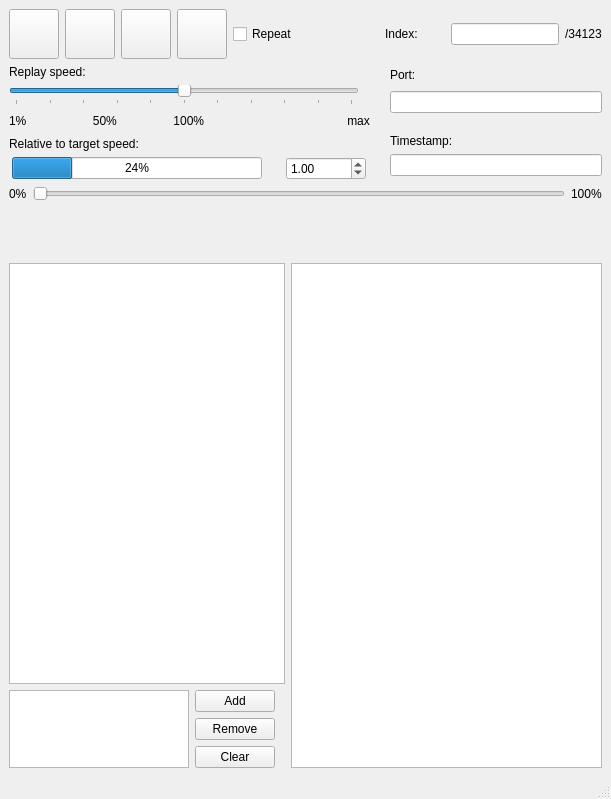
<?xml version="1.0" encoding="UTF-8"?>
<ui version="4.0">
 <class>MainWindow</class>
 <widget class="QMainWindow" name="MainWindow">
  <property name="geometry">
   <rect>
    <x>0</x>
    <y>0</y>
    <width>611</width>
    <height>799</height>
   </rect>
  </property>
  <property name="windowTitle">
   <string>MainWindow</string>
  </property>
  <widget class="QWidget" name="centralwidget">
   <layout class="QGridLayout" name="gridLayout">
    <item row="0" column="0">
     <layout class="QVBoxLayout" name="verticalLayout">
      <property name="sizeConstraint">
       <enum>QLayout::SetFixedSize</enum>
      </property>
      <item>
       <layout class="QHBoxLayout" name="horizontalLayout_5">
        <item>
         <widget class="QPushButton" name="pushButton">
          <property name="sizePolicy">
           <sizepolicy hsizetype="Fixed" vsizetype="Fixed">
            <horstretch>0</horstretch>
            <verstretch>0</verstretch>
           </sizepolicy>
          </property>
          <property name="minimumSize">
           <size>
            <width>50</width>
            <height>50</height>
           </size>
          </property>
          <property name="maximumSize">
           <size>
            <width>50</width>
            <height>50</height>
           </size>
          </property>
          <property name="text">
           <string/>
          </property>
          <property name="icon">
           <iconset resource="ressources.qrc">
            <normaloff>:/icons/icons/Icons-master/picol_latest_prerelease_svg/controls_rewind.svg</normaloff>:/icons/icons/Icons-master/picol_latest_prerelease_svg/controls_rewind.svg</iconset>
          </property>
          <property name="iconSize">
           <size>
            <width>35</width>
            <height>35</height>
           </size>
          </property>
         </widget>
        </item>
        <item>
         <widget class="QPushButton" name="playButton">
          <property name="sizePolicy">
           <sizepolicy hsizetype="Fixed" vsizetype="Fixed">
            <horstretch>0</horstretch>
            <verstretch>0</verstretch>
           </sizepolicy>
          </property>
          <property name="minimumSize">
           <size>
            <width>50</width>
            <height>50</height>
           </size>
          </property>
          <property name="maximumSize">
           <size>
            <width>50</width>
            <height>50</height>
           </size>
          </property>
          <property name="text">
           <string/>
          </property>
          <property name="icon">
           <iconset resource="ressources.qrc">
            <normaloff>:/icons/icons/Icons-master/picol_latest_prerelease_svg/controls_play.svg</normaloff>
            <normalon>:/icons/icons/Icons-master/picol_latest_prerelease_svg/controls_pause.svg</normalon>:/icons/icons/Icons-master/picol_latest_prerelease_svg/controls_play.svg</iconset>
          </property>
          <property name="iconSize">
           <size>
            <width>35</width>
            <height>35</height>
           </size>
          </property>
          <property name="checkable">
           <bool>true</bool>
          </property>
         </widget>
        </item>
        <item>
         <widget class="QPushButton" name="pushButton_2">
          <property name="sizePolicy">
           <sizepolicy hsizetype="Fixed" vsizetype="Fixed">
            <horstretch>0</horstretch>
            <verstretch>0</verstretch>
           </sizepolicy>
          </property>
          <property name="minimumSize">
           <size>
            <width>50</width>
            <height>50</height>
           </size>
          </property>
          <property name="maximumSize">
           <size>
            <width>50</width>
            <height>50</height>
           </size>
          </property>
          <property name="text">
           <string/>
          </property>
          <property name="icon">
           <iconset resource="ressources.qrc">
            <normaloff>:/icons/icons/Icons-master/picol_latest_prerelease_svg/controls_fast_forward.svg</normaloff>:/icons/icons/Icons-master/picol_latest_prerelease_svg/controls_fast_forward.svg</iconset>
          </property>
          <property name="iconSize">
           <size>
            <width>35</width>
            <height>35</height>
           </size>
          </property>
         </widget>
        </item>
        <item>
         <widget class="QPushButton" name="stopButton">
          <property name="sizePolicy">
           <sizepolicy hsizetype="Fixed" vsizetype="Fixed">
            <horstretch>0</horstretch>
            <verstretch>0</verstretch>
           </sizepolicy>
          </property>
          <property name="minimumSize">
           <size>
            <width>50</width>
            <height>50</height>
           </size>
          </property>
          <property name="maximumSize">
           <size>
            <width>50</width>
            <height>50</height>
           </size>
          </property>
          <property name="text">
           <string/>
          </property>
          <property name="icon">
           <iconset resource="ressources.qrc">
            <normaloff>:/icons/icons/Icons-master/picol_latest_prerelease_svg/controls_stop.svg</normaloff>:/icons/icons/Icons-master/picol_latest_prerelease_svg/controls_stop.svg</iconset>
          </property>
          <property name="iconSize">
           <size>
            <width>35</width>
            <height>35</height>
           </size>
          </property>
         </widget>
        </item>
        <item>
         <widget class="QCheckBox" name="checkBox">
          <property name="sizePolicy">
           <sizepolicy hsizetype="Fixed" vsizetype="Fixed">
            <horstretch>0</horstretch>
            <verstretch>0</verstretch>
           </sizepolicy>
          </property>
          <property name="minimumSize">
           <size>
            <width>100</width>
            <height>50</height>
           </size>
          </property>
          <property name="maximumSize">
           <size>
            <width>100</width>
            <height>50</height>
           </size>
          </property>
          <property name="text">
           <string>Repeat</string>
          </property>
          <property name="icon">
           <iconset resource="ressources.qrc">
            <normaloff>:/icons/icons/Icons-master/picol_latest_prerelease_svg/refresh.svg</normaloff>:/icons/icons/Icons-master/picol_latest_prerelease_svg/refresh.svg</iconset>
          </property>
         </widget>
        </item>
        <item>
         <spacer name="horizontalSpacer">
          <property name="orientation">
           <enum>Qt::Horizontal</enum>
          </property>
          <property name="sizeHint" stdset="0">
           <size>
            <width>40</width>
            <height>20</height>
           </size>
          </property>
         </spacer>
        </item>
        <item>
         <widget class="QLabel" name="label">
          <property name="minimumSize">
           <size>
            <width>60</width>
            <height>0</height>
           </size>
          </property>
          <property name="maximumSize">
           <size>
            <width>60</width>
            <height>16777215</height>
           </size>
          </property>
          <property name="text">
           <string>Index:</string>
          </property>
         </widget>
        </item>
        <item>
         <widget class="QLineEdit" name="curSampleNum">
          <property name="sizePolicy">
           <sizepolicy hsizetype="Fixed" vsizetype="Fixed">
            <horstretch>0</horstretch>
            <verstretch>0</verstretch>
           </sizepolicy>
          </property>
         </widget>
        </item>
        <item>
         <widget class="QLabel" name="label_sample_count">
          <property name="text">
           <string>/34123</string>
          </property>
         </widget>
        </item>
       </layout>
      </item>
      <item>
       <layout class="QHBoxLayout" name="horizontalLayout_3">
        <item>
         <layout class="QVBoxLayout" name="verticalLayout_4">
          <property name="sizeConstraint">
           <enum>QLayout::SetDefaultConstraint</enum>
          </property>
          <item>
           <widget class="QLabel" name="label_3">
            <property name="sizePolicy">
             <sizepolicy hsizetype="Fixed" vsizetype="Fixed">
              <horstretch>0</horstretch>
              <verstretch>0</verstretch>
             </sizepolicy>
            </property>
            <property name="maximumSize">
             <size>
              <width>16777215</width>
              <height>20</height>
             </size>
            </property>
            <property name="text">
             <string>Replay speed:</string>
            </property>
           </widget>
          </item>
          <item>
           <widget class="QSlider" name="speedSlider">
            <property name="sizePolicy">
             <sizepolicy hsizetype="Fixed" vsizetype="Fixed">
              <horstretch>0</horstretch>
              <verstretch>0</verstretch>
             </sizepolicy>
            </property>
            <property name="minimumSize">
             <size>
              <width>250</width>
              <height>0</height>
             </size>
            </property>
            <property name="maximumSize">
             <size>
              <width>350</width>
              <height>16777215</height>
             </size>
            </property>
            <property name="maximum">
             <number>100</number>
            </property>
            <property name="singleStep">
             <number>1</number>
            </property>
            <property name="pageStep">
             <number>1</number>
            </property>
            <property name="value">
             <number>50</number>
            </property>
            <property name="sliderPosition">
             <number>50</number>
            </property>
            <property name="tracking">
             <bool>true</bool>
            </property>
            <property name="orientation">
             <enum>Qt::Horizontal</enum>
            </property>
            <property name="tickPosition">
             <enum>QSlider::TicksBelow</enum>
            </property>
            <property name="tickInterval">
             <number>10</number>
            </property>
           </widget>
          </item>
          <item>
           <widget class="QLabel" name="label_6">
            <property name="sizePolicy">
             <sizepolicy hsizetype="Fixed" vsizetype="Fixed">
              <horstretch>0</horstretch>
              <verstretch>0</verstretch>
             </sizepolicy>
            </property>
            <property name="minimumSize">
             <size>
              <width>0</width>
              <height>20</height>
             </size>
            </property>
            <property name="maximumSize">
             <size>
              <width>16777215</width>
              <height>20</height>
             </size>
            </property>
            <property name="text">
             <string>1%                    50%                 100%                                           max</string>
            </property>
           </widget>
          </item>
          <item>
           <widget class="QLabel" name="label_7">
            <property name="sizePolicy">
             <sizepolicy hsizetype="Fixed" vsizetype="Fixed">
              <horstretch>0</horstretch>
              <verstretch>0</verstretch>
             </sizepolicy>
            </property>
            <property name="maximumSize">
             <size>
              <width>16777215</width>
              <height>20</height>
             </size>
            </property>
            <property name="text">
             <string>Relative to target speed:</string>
            </property>
           </widget>
          </item>
          <item>
           <layout class="QHBoxLayout" name="horizontalLayout">
            <property name="spacing">
             <number>6</number>
            </property>
            <property name="topMargin">
             <number>0</number>
            </property>
            <item>
             <widget class="QProgressBar" name="speedBar">
              <property name="sizePolicy">
               <sizepolicy hsizetype="Fixed" vsizetype="Fixed">
                <horstretch>0</horstretch>
                <verstretch>0</verstretch>
               </sizepolicy>
              </property>
              <property name="minimumSize">
               <size>
                <width>250</width>
                <height>0</height>
               </size>
              </property>
              <property name="maximumSize">
               <size>
                <width>250</width>
                <height>16777215</height>
               </size>
              </property>
              <property name="value">
               <number>24</number>
              </property>
              <property name="alignment">
               <set>Qt::AlignLeading|Qt::AlignLeft|Qt::AlignVCenter</set>
              </property>
             </widget>
            </item>
            <item>
             <spacer name="horizontalSpacer_4">
              <property name="orientation">
               <enum>Qt::Horizontal</enum>
              </property>
              <property name="sizeType">
               <enum>QSizePolicy::Fixed</enum>
              </property>
              <property name="sizeHint" stdset="0">
               <size>
                <width>15</width>
                <height>20</height>
               </size>
              </property>
             </spacer>
            </item>
            <item>
             <widget class="QDoubleSpinBox" name="speedBox">
              <property name="sizePolicy">
               <sizepolicy hsizetype="Fixed" vsizetype="Fixed">
                <horstretch>0</horstretch>
                <verstretch>0</verstretch>
               </sizepolicy>
              </property>
              <property name="minimumSize">
               <size>
                <width>80</width>
                <height>0</height>
               </size>
              </property>
              <property name="maximumSize">
               <size>
                <width>80</width>
                <height>16777215</height>
               </size>
              </property>
              <property name="alignment">
               <set>Qt::AlignLeading|Qt::AlignLeft|Qt::AlignVCenter</set>
              </property>
              <property name="minimum">
               <double>0.010000000000000</double>
              </property>
              <property name="maximum">
               <double>10000.000000000000000</double>
              </property>
              <property name="singleStep">
               <double>0.010000000000000</double>
              </property>
              <property name="value">
               <double>1.000000000000000</double>
              </property>
             </widget>
            </item>
           </layout>
          </item>
         </layout>
        </item>
        <item>
         <spacer name="horizontalSpacer_2">
          <property name="orientation">
           <enum>Qt::Horizontal</enum>
          </property>
          <property name="sizeHint" stdset="0">
           <size>
            <width>40</width>
            <height>20</height>
           </size>
          </property>
         </spacer>
        </item>
        <item>
         <layout class="QVBoxLayout" name="verticalLayout_6">
          <property name="sizeConstraint">
           <enum>QLayout::SetDefaultConstraint</enum>
          </property>
          <property name="topMargin">
           <number>0</number>
          </property>
          <property name="rightMargin">
           <number>0</number>
          </property>
          <item>
           <widget class="QLabel" name="label_4">
            <property name="sizePolicy">
             <sizepolicy hsizetype="Expanding" vsizetype="Fixed">
              <horstretch>0</horstretch>
              <verstretch>0</verstretch>
             </sizepolicy>
            </property>
            <property name="minimumSize">
             <size>
              <width>0</width>
              <height>20</height>
             </size>
            </property>
            <property name="maximumSize">
             <size>
              <width>16777215</width>
              <height>20</height>
             </size>
            </property>
            <property name="text">
             <string>Port:</string>
            </property>
           </widget>
          </item>
          <item>
           <layout class="QHBoxLayout" name="horizontalLayout_2">
            <property name="topMargin">
             <number>0</number>
            </property>
            <property name="bottomMargin">
             <number>0</number>
            </property>
            <item>
             <widget class="QLineEdit" name="curPortName">
              <property name="minimumSize">
               <size>
                <width>212</width>
                <height>0</height>
               </size>
              </property>
              <property name="text">
               <string/>
              </property>
             </widget>
            </item>
           </layout>
          </item>
          <item>
           <spacer name="verticalSpacer">
            <property name="orientation">
             <enum>Qt::Vertical</enum>
            </property>
            <property name="sizeType">
             <enum>QSizePolicy::Fixed</enum>
            </property>
            <property name="sizeHint" stdset="0">
             <size>
              <width>20</width>
              <height>9</height>
             </size>
            </property>
           </spacer>
          </item>
          <item>
           <layout class="QHBoxLayout" name="horizontalLayout_7">
            <property name="topMargin">
             <number>0</number>
            </property>
            <item>
             <widget class="QLabel" name="label_5">
              <property name="sizePolicy">
               <sizepolicy hsizetype="Expanding" vsizetype="Fixed">
                <horstretch>0</horstretch>
                <verstretch>0</verstretch>
               </sizepolicy>
              </property>
              <property name="minimumSize">
               <size>
                <width>0</width>
                <height>20</height>
               </size>
              </property>
              <property name="maximumSize">
               <size>
                <width>16777215</width>
                <height>20</height>
               </size>
              </property>
              <property name="text">
               <string>Timestamp:</string>
              </property>
              <property name="alignment">
               <set>Qt::AlignBottom|Qt::AlignLeading|Qt::AlignLeft</set>
              </property>
              <property name="margin">
               <number>0</number>
              </property>
             </widget>
            </item>
           </layout>
          </item>
          <item>
           <layout class="QHBoxLayout" name="horizontalLayout_6">
            <property name="spacing">
             <number>6</number>
            </property>
            <property name="topMargin">
             <number>0</number>
            </property>
            <item>
             <widget class="QLineEdit" name="curTimestamp"/>
            </item>
           </layout>
          </item>
         </layout>
        </item>
       </layout>
      </item>
      <item>
       <layout class="QHBoxLayout" name="horizontalLayout_4">
        <item>
         <widget class="QLabel" name="label_8">
          <property name="text">
           <string>0%</string>
          </property>
         </widget>
        </item>
        <item>
         <widget class="QSlider" name="progressSlider">
          <property name="orientation">
           <enum>Qt::Horizontal</enum>
          </property>
         </widget>
        </item>
        <item>
         <widget class="QLabel" name="label_9">
          <property name="text">
           <string>100%</string>
          </property>
         </widget>
        </item>
       </layout>
      </item>
      <item>
       <widget class="QwtPlot" name="qwtPlot">
        <property name="sizePolicy">
         <sizepolicy hsizetype="Expanding" vsizetype="Fixed">
          <horstretch>0</horstretch>
          <verstretch>0</verstretch>
         </sizepolicy>
        </property>
        <property name="minimumSize">
         <size>
          <width>0</width>
          <height>50</height>
         </size>
        </property>
        <property name="maximumSize">
         <size>
          <width>16777215</width>
          <height>50</height>
         </size>
        </property>
       </widget>
      </item>
      <item>
       <layout class="QHBoxLayout" name="horizontalLayout_8">
        <item>
         <layout class="QVBoxLayout" name="verticalLayout_8">
          <property name="leftMargin">
           <number>0</number>
          </property>
          <property name="topMargin">
           <number>0</number>
          </property>
          <item>
           <widget class="QListView" name="taskNameList">
            <property name="sizePolicy">
             <sizepolicy hsizetype="Maximum" vsizetype="Expanding">
              <horstretch>0</horstretch>
              <verstretch>0</verstretch>
             </sizepolicy>
            </property>
            <property name="maximumSize">
             <size>
              <width>300</width>
              <height>16777215</height>
             </size>
            </property>
            <property name="editTriggers">
             <set>QAbstractItemView::NoEditTriggers</set>
            </property>
           </widget>
          </item>
          <item>
           <layout class="QHBoxLayout" name="horizontalLayout_9">
            <property name="topMargin">
             <number>0</number>
            </property>
            <item>
             <widget class="QTreeView" name="treeView">
              <property name="sizePolicy">
               <sizepolicy hsizetype="Maximum" vsizetype="Maximum">
                <horstretch>0</horstretch>
                <verstretch>0</verstretch>
               </sizepolicy>
              </property>
              <property name="minimumSize">
               <size>
                <width>0</width>
                <height>0</height>
               </size>
              </property>
              <property name="maximumSize">
               <size>
                <width>180</width>
                <height>110</height>
               </size>
              </property>
             </widget>
            </item>
            <item>
             <layout class="QVBoxLayout" name="verticalLayout_9">
              <property name="rightMargin">
               <number>10</number>
              </property>
              <item>
               <widget class="QPushButton" name="pushButton_6">
                <property name="text">
                 <string>Add</string>
                </property>
                <property name="icon">
                 <iconset resource="ressources.qrc">
                  <normaloff>:/icons/icons/Icons-master/picol_latest_prerelease_svg/plus.svg</normaloff>:/icons/icons/Icons-master/picol_latest_prerelease_svg/plus.svg</iconset>
                </property>
               </widget>
              </item>
              <item>
               <widget class="QPushButton" name="pushButton_4">
                <property name="text">
                 <string>Remove</string>
                </property>
                <property name="icon">
                 <iconset resource="ressources.qrc">
                  <normaloff>:/icons/icons/Icons-master/picol_latest_prerelease_svg/cancel.svg</normaloff>:/icons/icons/Icons-master/picol_latest_prerelease_svg/cancel.svg</iconset>
                </property>
               </widget>
              </item>
              <item>
               <widget class="QPushButton" name="pushButton_8">
                <property name="text">
                 <string>Clear</string>
                </property>
                <property name="icon">
                 <iconset resource="ressources.qrc">
                  <normaloff>:/icons/icons/Icons-master/picol_latest_prerelease_svg/trash.svg</normaloff>:/icons/icons/Icons-master/picol_latest_prerelease_svg/trash.svg</iconset>
                </property>
               </widget>
              </item>
             </layout>
            </item>
           </layout>
          </item>
         </layout>
        </item>
        <item>
         <widget class="QTreeView" name="treeView_2">
          <property name="sizePolicy">
           <sizepolicy hsizetype="Expanding" vsizetype="Expanding">
            <horstretch>0</horstretch>
            <verstretch>0</verstretch>
           </sizepolicy>
          </property>
          <property name="minimumSize">
           <size>
            <width>0</width>
            <height>300</height>
           </size>
          </property>
         </widget>
        </item>
       </layout>
      </item>
     </layout>
    </item>
   </layout>
  </widget>
  <widget class="QMenuBar" name="menubar">
   <property name="geometry">
    <rect>
     <x>0</x>
     <y>0</y>
     <width>611</width>
     <height>22</height>
    </rect>
   </property>
  </widget>
  <widget class="QStatusBar" name="statusbar"/>
 </widget>
 <customwidgets>
  <customwidget>
   <class>QwtPlot</class>
   <extends>QFrame</extends>
   <header>qwt_plot.h</header>
  </customwidget>
 </customwidgets>
 <resources>
  <include location="ressources.qrc"/>
 </resources>
 <connections/>
</ui>
